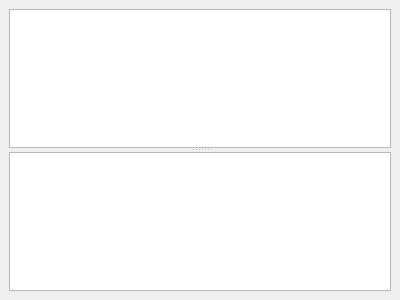
<?xml version="1.0" encoding="UTF-8"?>
<ui version="4.0">
 <class>PropertyBrowser</class>
 <widget class="QDockWidget" name="PropertyBrowser">
  <property name="geometry">
   <rect>
    <x>0</x>
    <y>0</y>
    <width>400</width>
    <height>300</height>
   </rect>
  </property>
  <property name="windowTitle">
   <string>Property Browser</string>
  </property>
  <widget class="QWidget" name="dockWidgetContents">
   <layout class="QGridLayout" name="gridLayout">
    <item row="0" column="0">
     <widget class="QSplitter" name="splitter">
      <property name="orientation">
       <enum>Qt::Vertical</enum>
      </property>
      <widget class="QTreeView" name="objectView"/>
      <widget class="QTableView" name="propertyView"/>
     </widget>
    </item>
   </layout>
  </widget>
 </widget>
 <resources/>
 <connections/>
</ui>
